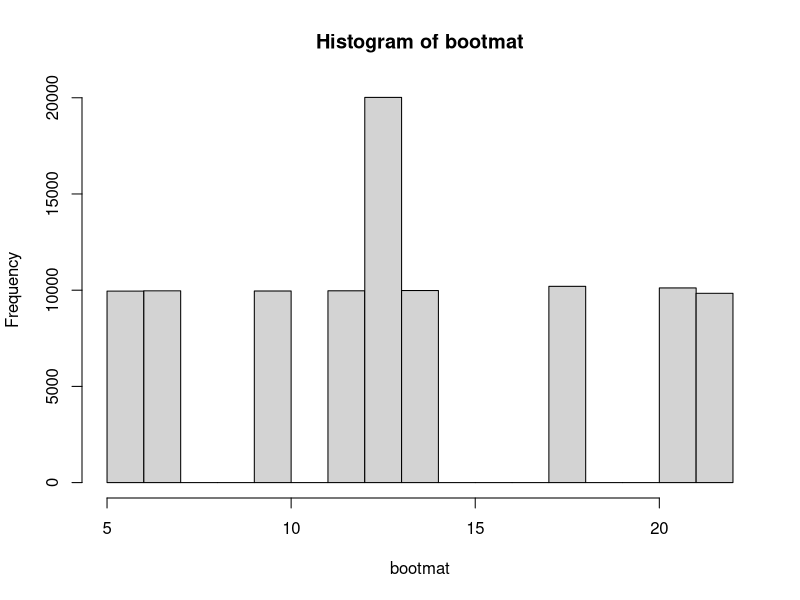
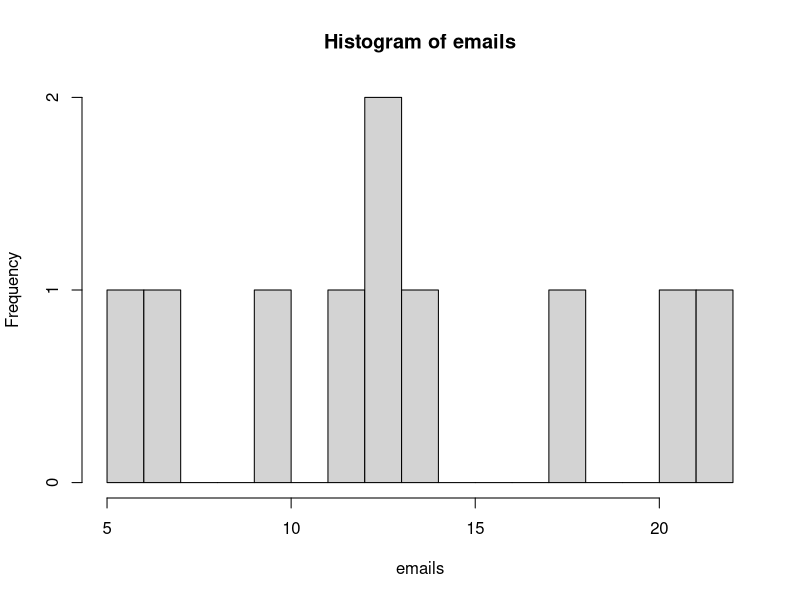

Write the R code that produced these figures, in order.
## ---- chunk 1
knitr::opts_chunk$set(echo = TRUE)
## ---- chunk 2
emails <- c(7, 13, 5, 10, 21, 22, 12, 18, 13, 14)
## ---- chunk 3
##mean of sample
(xbar <- mean(emails))  
#sdev of samples
(stdev <- sd(emails))
#median of samples
(med <- median(emails))
#variance of samples
(variance <- var(emails))
#Min and Max respectively
(MIN <- min(emails))
(MAX <- max(emails))
#The interquartile range
(iqr <- IQR(emails))
## ---- chunk 4
n = 10000
bootmat <- matrix(NA, nrow = n, ncol = 10)
for(i in 1:n){
  bot <- sample(emails, 10, replace = TRUE)
  
  #bootmat[i] <- sample(emails, 10, replace = TRUE)
  bootmat[i,] <- bot
}


#histogram for the bootrapped sample
(hist(bootmat, breaks = 20))
##histogram for the sample data
(hist(emails, breaks = 20))
##5number summary
(summary(bootmat))
##Bootstrap means
meanBS <- apply(bootmat, MARGIN = 1, FUN = mean)
## ---- chunk 5
##the quantiles - percentile
quants <- quantile(bootmat, probs = c(0.025, 0.975))

##the lowe and upper limits

(lowerl <- 2*xbar - quants[2])
(upperl <- 2*xbar - quants[1])
## ---- chunk 6
##based on the t-distribution.
m= length(emails)
##lower limit
(lwler <- xbar +qt(.025, df=m-1) * stdev/sqrt(m))

##Upper kimit
(upperLimit <- xbar +qt(0.0975, df=m-1) * stdev/sqrt(m))
## ---- chunk 7
## deviation from the "true" mean
(xbar - lowerl)
(xbar - upperl)
## ---- chunk 8
## deviation from the "true" mean
(xbar - lwler)

(xbar - upperLimit)
## ---- chunk 9
num=10000
#because bigger than 10000 is overkill
bootsIQR <- matrix(NA, ncol = 10, nrow = num)

for(i in 1:num){
  botsamp <- sample(emails, 10, replace = T)
  
  botIQR <- IQR(botsamp)
  bootsIQR[i,] <- botIQR
}

##Quants for the matrix
quantiling <- quantile(bootsIQR, probs = c(0.025, 0.975))
quantiling

(lowerquartile <- 2*iqr - quantiling[2])

(upperquartile <- 2*iqr - quantiling[1])


## ---- chunk 10
##mean and sd
(sxbar <- mean(bootmat))
(ssdev <- sd(bootmat))

#Bias estimate
(esbias <- sxbar - xbar)

#Corrected bias
(corrbias <- 2*xbar - sxbar)

#Estimate of standard erro -stdev
ssdev

##Sample error
samperror <- bootmat - xbar
## ---- chunk 11
##AMOUNT OF entries where the mean is 13.5
mean13.5 <- (meanBS >13.5)
(countme <- sum(mean13.5))
##p-value based on observation
(p_value <- countme/n)
## ---- chunk 12
#we use the means and sdev from the bootstats
(tstats <- (sxbar - xbar)/(ssdev/sqrt(m)))
 
degF <- m-1

(t_p_value <- 1 - pt(tstats,degF))
 
